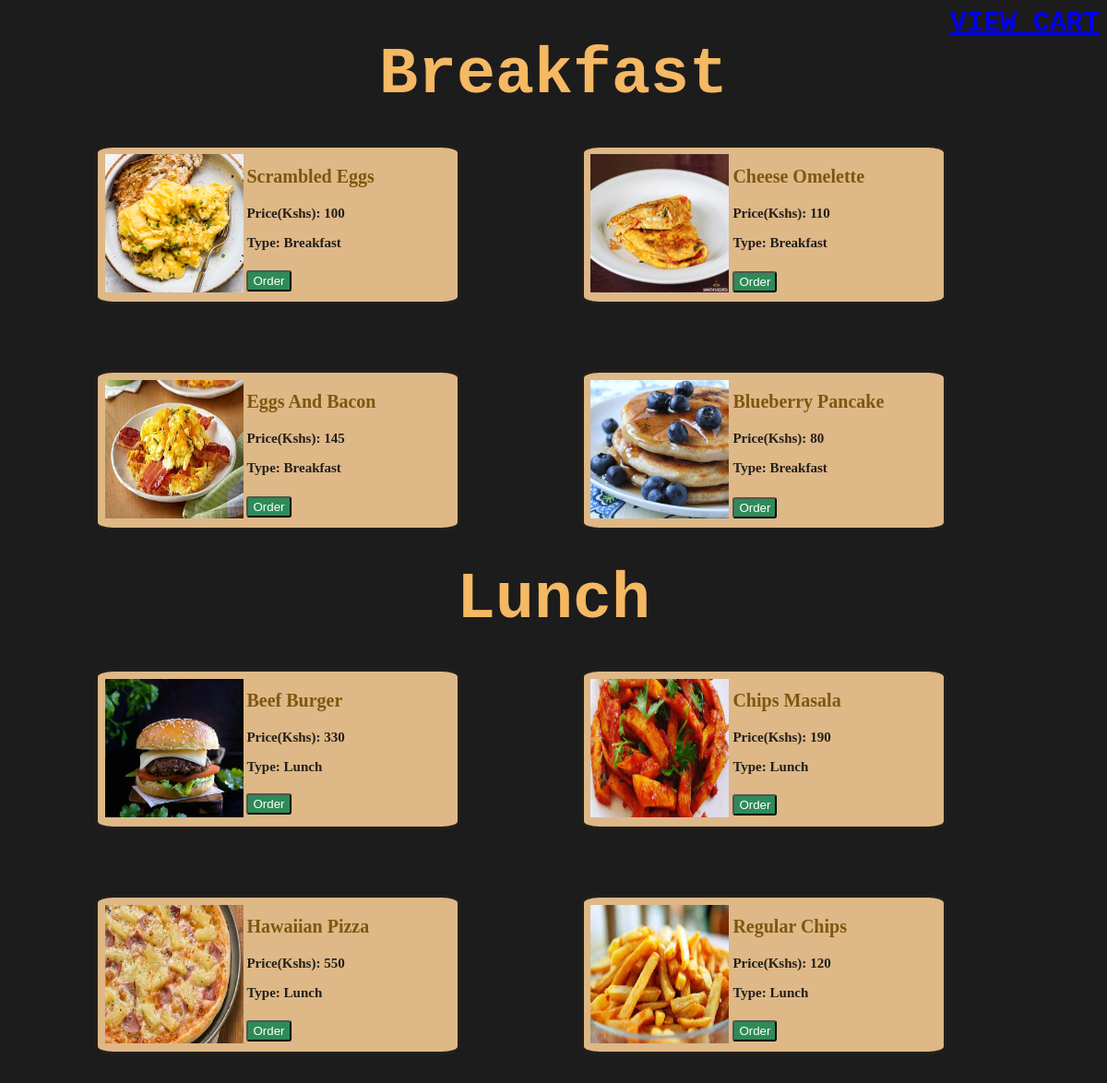
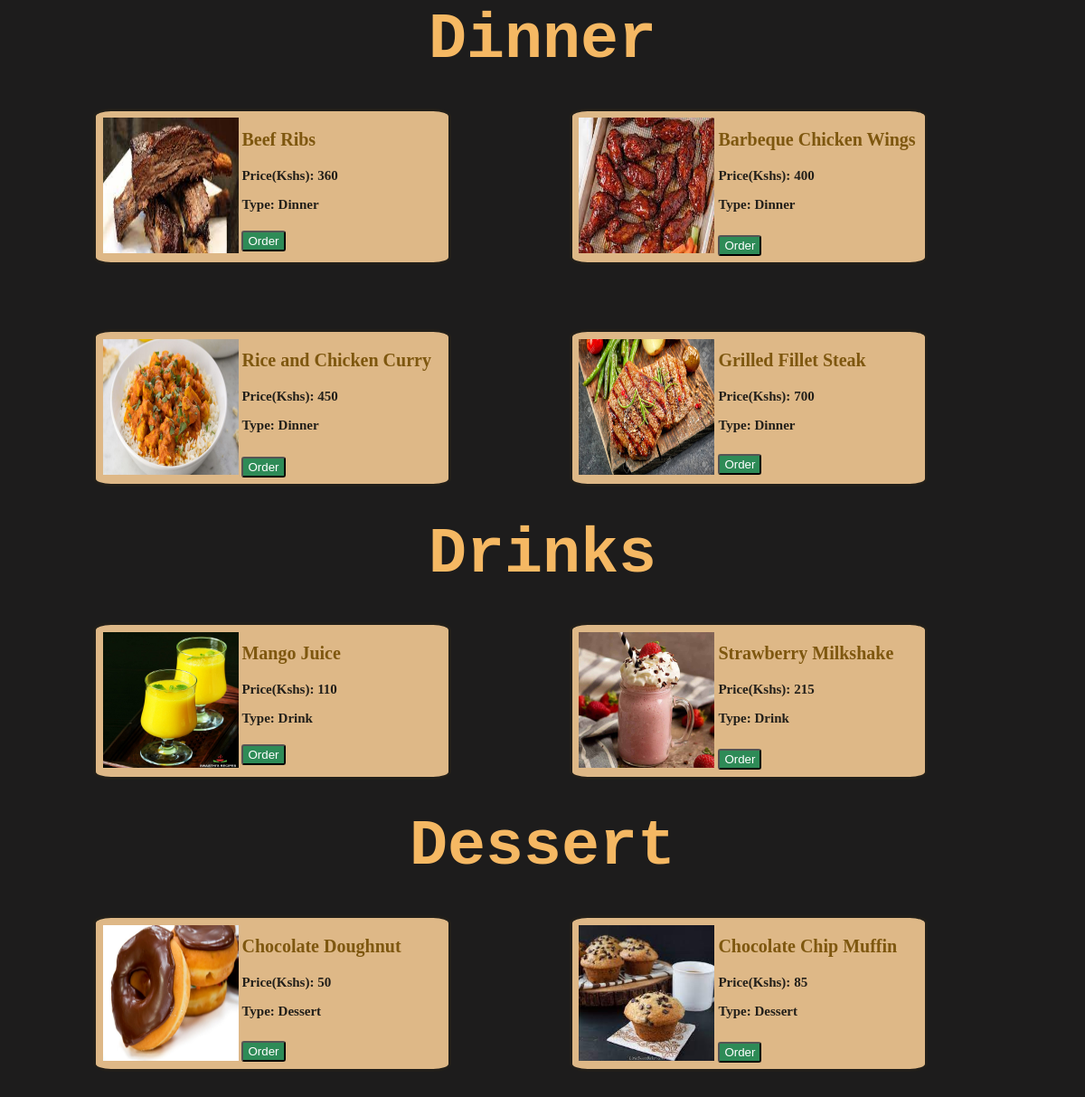
The page /php/menu_customer.php on the database its author committed (2 pictures, top to bottom).
### tables this page shows
CREATE TABLE `food_menu` (
  `food_id` int(5) NOT NULL,
  `food_name` varchar(30) NOT NULL,
  `food_image_path` varchar(50) NOT NULL,
  `food_price` int(10) NOT NULL,
  `type_id` int(5) NOT NULL
);

CREATE TABLE `menu_type` (
  `type_id` int(5) NOT NULL,
  `food_type_name` varchar(30) NOT NULL
);

### php/breakfast_menu.php (the view, shortened to what this page needs)
<!DOCTYPE html>
<html lang="en">
<head>
    <link rel="stylesheet" href="../css/menu_admin.css?1422585377">
</head>
<body>
    <?php
require_once("connect.php");
    $sql = "SELECT food_menu.food_id,food_menu.food_name, food_menu.food_price, food_menu.food_image_path ,menu_type.food_type_name FROM food_menu,
    menu_type WHERE food_menu.type_id = menu_type.type_id AND food_menu.type_id = '1'";
    $result = $conn-> query($sql);
    ?>
<h1>Breakfast</h1>
    <?php
    if($result-> num_rows > 0 )
    { ?>
        <?php while ($row = $result-> fetch_assoc()) {?>
            <div class="boxes">
                <div class="images">
                <img src="asset/<?php echo $row['food_image_path'];?>" width="150" height="150" ></img>
                </div>
                <form method="POST" action="add_to_cart.php">
                <div class="details">
                    <h3 class="food-title"><?php echo $row['food_name'];?></h3>
                    <h3>Price(Kshs): <?php echo $row['food_price'];?></h3>
                    <h3>Type: <?php echo $row['food_type_name'];?></h3>
                <button type="submit" name="order_btn" class= "edit-btn">Order</button>
                </div>
        </form>
            </div>
        <?php } ?>
    <?php } ?>
</body>
</html>

### php/lunch_menu.php (shortened to what this page needs)
<!DOCTYPE html>
<html lang="en">
<head>
    <link rel="stylesheet" href="../css/menu_admin.css?1422585377">
</head>
<body>
    <?php
require_once("connect.php");
    $sql = "SELECT food_menu.food_id,food_menu.food_name, food_menu.food_price, food_menu.food_image_path ,menu_type.food_type_name FROM food_menu,
    menu_type WHERE food_menu.type_id = menu_type.type_id AND food_menu.type_id = '2'";
    $result = $conn-> query($sql);
    ?>
<h1>Lunch</h1>
    <?php
    if($result-> num_rows > 0 )
    { ?>
        <?php while ($row = $result-> fetch_assoc()) {?>
            <div class="boxes">
                <div class="images">
                <img src="asset/<?php echo $row['food_image_path'];?>" width="150" height="150" ></img>
                </div>
                <form method="POST" action="add_to_cart.php">
                <div class="details">
                    <h3 class="food-title"><?php echo $row['food_name'];?></h3>
                    <h3>Price(Kshs): <?php echo $row['food_price'];?></h3>
                    <h3>Type: <?php echo $row['food_type_name'];?></h3>
                    <button type="submit" name="order_btn" class= "edit-btn">Order</button>
                </div>
                </form>
            </div>
        <?php } ?>
    <?php } ?>
</body>
</html>

### php/dinner_menu.php (shortened to what this page needs)
<!DOCTYPE html>
<html lang="en">
<head>
    <link rel="stylesheet" href="../css/menu_admin.css?1422585377">
</head>
<body>
    <?php
require_once("connect.php");
    $sql = "SELECT food_menu.food_id,food_menu.food_name, food_menu.food_price, food_menu.food_image_path ,menu_type.food_type_name FROM food_menu,
    menu_type WHERE food_menu.type_id = menu_type.type_id AND food_menu.type_id = '3'";
    $result = $conn-> query($sql);
    ?>
<h1>Dinner</h1>
    <?php
    if($result-> num_rows > 0 )
    { ?>
        <?php while ($row = $result-> fetch_assoc()) {?>
            <div class="boxes">
                <div class="images">
                <img src="asset/<?php echo $row['food_image_path'];?>" width="150" height="150" ></img>
                </div>
                <form method="POST" action="add_to_cart.php">
                <div class="details">
                    <h3 class="food-title"><?php echo $row['food_name'];?></h3>
                    <h3>Price(Kshs): <?php echo $row['food_price'];?></h3>
                    <h3>Type: <?php echo $row['food_type_name'];?></h3>
                    <button type="submit" name="order_btn" class= "edit-btn">Order</button>
                </div>
                </form>
            </div>
        <?php } ?>
    <?php } ?>
</body>
</html>

### php/drinks_menu.php (shortened to what this page needs)
<!DOCTYPE html>
<html lang="en">
<head>
    <link rel="stylesheet" href="../css/menu_admin.css?1422585377">
</head>
<body>
    <?php
require_once("connect.php");
    $sql = "SELECT food_menu.food_id,food_menu.food_name, food_menu.food_price, food_menu.food_image_path ,menu_type.food_type_name FROM food_menu,
    menu_type WHERE food_menu.type_id = menu_type.type_id AND food_menu.type_id = '5'";
    $result = $conn-> query($sql);
    ?>
<h1>Drinks</h1>
    <?php
    if($result-> num_rows > 0 )
    { ?>
        <?php while ($row = $result-> fetch_assoc()) {?>
            <div class="boxes">
                <div class="images">
                <img src="asset/<?php echo $row['food_image_path'];?>" width="150" height="150" ></img>
                </div>
                <form method="POST" action="add_to_cart.php">
                <div class="details">
                    <h3 class="food-title"><?php echo $row['food_name'];?></h3>
                    <h3>Price(Kshs): <?php echo $row['food_price'];?></h3>
                    <h3>Type: <?php echo $row['food_type_name'];?></h3>
                    <button type="submit" name="order_btn" class= "edit-btn">Order</button>
                </div>
                </form>
            </div>
        <?php } ?>
    <?php } ?>
</body>
</html>

### php/dessert_menu.php (shortened to what this page needs)
<!DOCTYPE html>
<html lang="en">
<head>
    <link rel="stylesheet" href="../css/menu_admin.css?1422585377">
</head>
<body>
    <?php
require_once("connect.php");
    $sql = "SELECT food_menu.food_id,food_menu.food_name, food_menu.food_price, food_menu.food_image_path ,menu_type.food_type_name FROM food_menu,
    menu_type WHERE food_menu.type_id = menu_type.type_id AND food_menu.type_id = '4'";
    $result = $conn-> query($sql);
    ?>
<h1>Dessert</h1>
    <?php
    if($result-> num_rows > 0 )
    { ?>
        <?php while ($row = $result-> fetch_assoc()) {?>
            <div class="boxes">
                <div class="images">
                <img src="asset/<?php echo $row['food_image_path'];?>" width="150" height="150" ></img>
                </div>
                <form method="POST" action="add_to_cart.php">
                <div class="details">
                    <h3 class="food-title"><?php echo $row['food_name'];?></h3>
                    <h3>Price(Kshs): <?php echo $row['food_price'];?></h3>
                    <h3>Type: <?php echo $row['food_type_name'];?></h3>
                    <button type="submit" name="order_btn" class= "edit-btn">Order</button>
                </div>
                </form>
            </div>
        <?php } ?>
    <?php } ?>
</body>
</html>

### css/menu_admin.css (style rules this page uses)
body { background-color: rgb(59, 43, 43); background-color: #1d1c1c; }
.boxes { width: 33%; height: 70%; margin: 3%; float: left; color: #221f1a; font-size: x-large; border-style: solid; border-radius: 5%; background-color: burlywood; margin-left: 8%; }
h1 { text-align: center; margin: 0%; margin-top: 0; margin-bottom: 0; font-family: monospace; color: rgb(245, 184, 99); font-size: 70px; }
h3 { font-size: 15px; text-align: left; }
.food-title { font-size: 20px; color: rgb(126, 87, 15); text-align: left; }
.images { padding: 2%; border-radius: 15%; padding-right: 1%; padding-bottom: 1%; float: left; }
.details { float: left; }
.edit-btn { text-decoration: none; padding: 2px 5px; background: #2E8B57; color: white; border-radius: 3px; margin-top:1%; margin-top: 5%; }

### rows shown on the page
food_menu: food_image_path (picture), food_name "Scrambled Eggs", food_price "100", type.food_type_name "Breakfast"
food_menu: food_image_path (picture), food_name "Cheese Omelette", food_price "110", type.food_type_name "Breakfast"
food_menu: food_image_path (picture), food_name "Eggs And Bacon", food_price "145", type.food_type_name "Breakfast"
food_menu: food_image_path (picture), food_name "Blueberry Pancake", food_price "80", type.food_type_name "Breakfast"
food_menu: food_image_path (picture), food_name "Beef Burger", food_price "330", type.food_type_name "Lunch"
food_menu: food_image_path (picture), food_name "Chips Masala", food_price "190", type.food_type_name "Lunch"
food_menu: food_image_path (picture), food_name "Hawaiian Pizza", food_price "550", type.food_type_name "Lunch"
food_menu: food_image_path (picture), food_name "Regular Chips", food_price "120", type.food_type_name "Lunch"
food_menu: food_image_path (picture), food_name "Beef Ribs", food_price "360", type.food_type_name "Dinner"
food_menu: food_image_path (picture), food_name "Barbeque Chicken Wings", food_price "400", type.food_type_name "Dinner"
food_menu: food_image_path (picture), food_name "Rice and Chicken Curry", food_price "450", type.food_type_name "Dinner"
food_menu: food_image_path (picture), food_name "Grilled Fillet Steak", food_price "700", type.food_type_name "Dinner"
food_menu: food_image_path (picture), food_name "Mango Juice", food_price "110", type.food_type_name "Drink"
food_menu: food_image_path (picture), food_name "Strawberry Milkshake", food_price "215", type.food_type_name "Drink"
food_menu: food_image_path (picture), food_name "Chocolate Doughnut", food_price "50", type.food_type_name "Dessert"
food_menu: food_image_path (picture), food_name "Chocolate Chip Muffin", food_price "85", type.food_type_name "Dessert"
